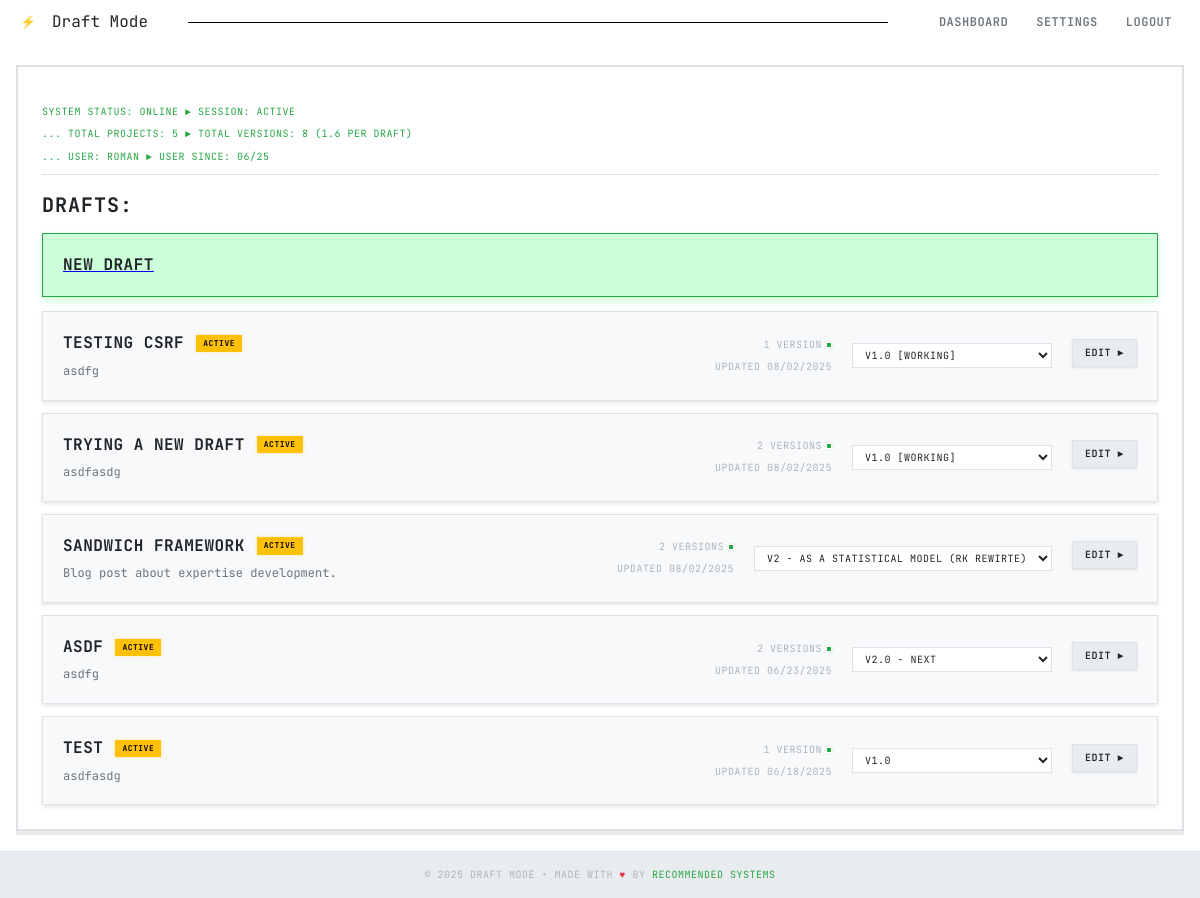
The page /dashboard (signed in) on the database as committed earlier.
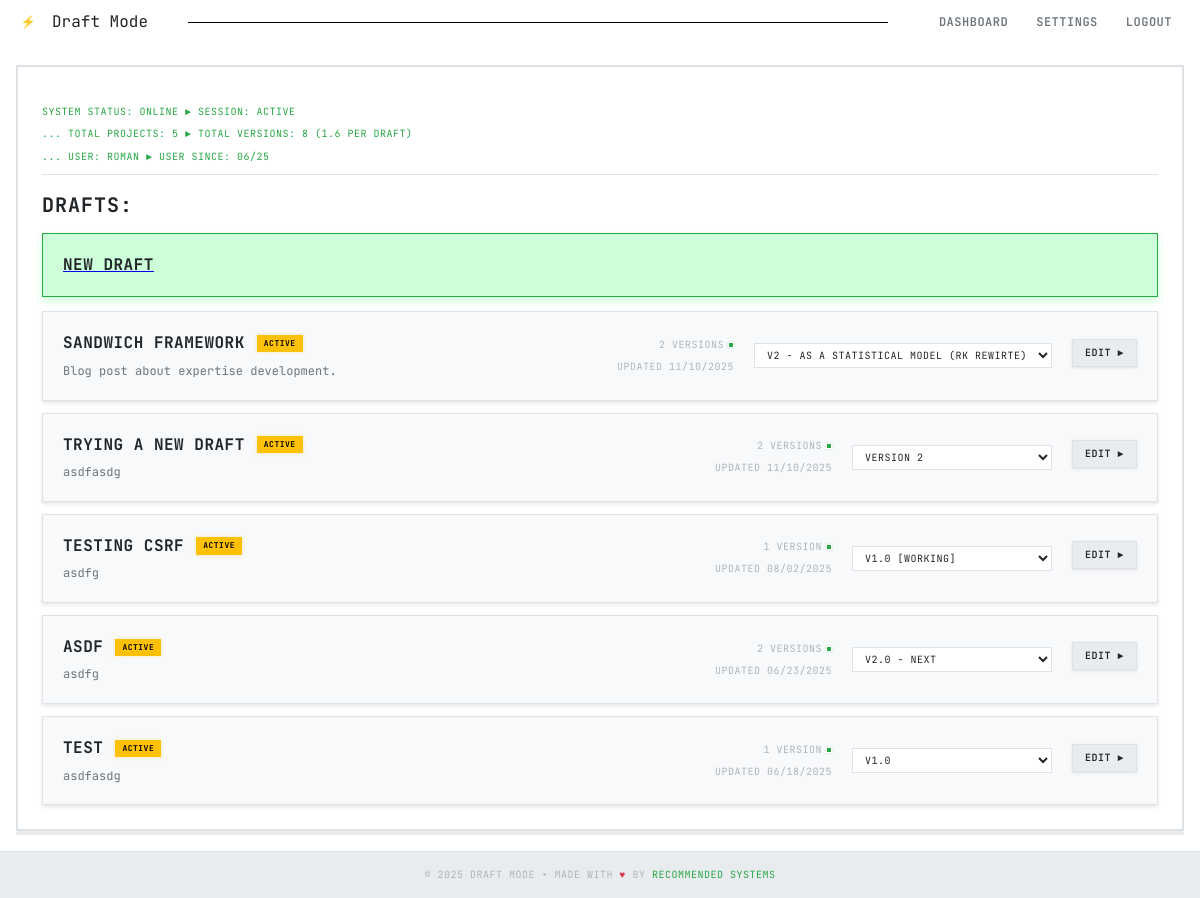
The same page on the database as committed later.
### models.py (models this page shows, shortened)
class User(db.Model):
    __tablename__ = 'users'
    id = db.Column(db.Integer, primary_key=True)
    name = db.Column(db.String(100), nullable=False)
    email = db.Column(db.String(120), unique=True, nullable=False, index=True)
    password_hash = db.Column(db.String(200), nullable=False)
    created_at = db.Column(db.DateTime, default=datetime.utcnow)
    updated_at = db.Column(db.DateTime, default=datetime.utcnow, onupdate=datetime.utcnow)
    blog_drafts = db.relationship('BlogDraft', backref='author', lazy=True, cascade='all, delete-orphan')
    @property
    def total_versions(self):
        return sum(len(draft.versions) for draft in self.blog_drafts)

class BlogDraft(db.Model):
    __tablename__ = 'blog_drafts'
    id = db.Column(db.Integer, primary_key=True)
    title = db.Column(db.String(200), nullable=False)
    description = db.Column(db.Text)
    user_id = db.Column(db.Integer, db.ForeignKey('users.id'), nullable=False)
    created_at = db.Column(db.DateTime, default=datetime.utcnow)
    updated_at = db.Column(db.DateTime, default=datetime.utcnow, onupdate=datetime.utcnow)
    versions = db.relationship('DraftVersion', backref='blog_draft', lazy=True, cascade='all, delete-orphan', order_by='DraftVersion.created_at.desc()')

### routes/main.py (the view)
@main_bp.route('/dashboard')
@login_required
def dashboard():
    user = get_current_user()
    drafts = BlogDraft.query.filter_by(user_id=user.id).order_by(BlogDraft.updated_at.desc()).all()
    return render_template('dashboard.html', user=user, drafts=drafts)

### templates/dashboard.html (shortened to what this page needs)
{% extends "base.html" %}
{% block extra_css %}
<link rel="stylesheet" href="{{ url_for('static', filename='css/dashboard.css') }}">
{% endblock %}
{% block breadcrumb %}
<div class="breadcrumb">
    <span style="color: var(--accent-green); font-size: 10px; text-transform: uppercase; letter-spacing: 0.5px;">
        System Status: Online ► Session: Active <br>
        ... Total Projects: {{ drafts|length }} ► Total Versions: {% set total_versions = 0 %}
            {% for draft in drafts %}
                {% set total_versions = total_versions + draft.versions|length %}
            {% endfor %}
            {{ user.total_versions }}
            {% if drafts|length > 0 %}
                    ({{ "%.1f"|format(user.total_versions / drafts|length) }} per draft)
            {% endif %}<br>
        ... User: {{ user.name }} ► User Since: {{ user.created_at.strftime('%m/%y') }}
    </span>
</div>
{% endblock %}
{% block content %}
{% if drafts %}
<h2>DRAFTS:</h2>
    <div class="drafts-list">
        <a href="{{ url_for('drafts.create_draft') }}">
            <div class="draft-card active" style="background-color: rgba(0, 255, 65, 0.2);">
                <div class="draft-title">New Draft</div>
            </div>
        </a>
        {% for draft in drafts %}
        <div class="draft-card">
            <div class="draft-header">
                <div class="draft-title">
                    {% if draft.versions %}
                        {% set current_version = draft.versions|selectattr('is_current')|first %}
                        {% if current_version %}
                            <a href="{{ url_for('drafts.edit_draft', draft_id=draft.id, version=current_version.id) }}" style="color: inherit; text-decoration: none;">{{ draft.title }}</a>
                        {% else %}
                            <a href="{{ url_for('drafts.edit_draft', draft_id=draft.id) }}" style="color: inherit; text-decoration: none;">{{ draft.title }}</a>
                        {% endif %}
                    {% else %}
                        <a href="{{ url_for('drafts.edit_draft', draft_id=draft.id) }}" style="color: inherit; text-decoration: none;">{{ draft.title }}</a>
                    {% endif %}
                    {% if draft.versions %}
                        {% set has_final = false %}
                        {% set has_review = false %}
                        {% set has_working = false %}
                        {% for version in draft.versions %}
                            {% if version.tag == 'final' %}
                                {% set has_final = true %}
                            {% elif version.tag == 'ready_for_review' %}
                                {% set has_review = true %}
                            {% elif version.tag == 'working' %}
                                {% set has_working = true %}
                            {% endif %}
                        {% endfor %}
                        {% if has_final %}
                            <span class="draft-status final">Final</span>
                        {% elif has_review %}
                            <span class="draft-status active" style="background: var(--accent-blue); box-shadow: 0 0 4px var(--accent-blue);">Review</span>
                        {% elif has_working %}
                            <span class="draft-status active" style="background: var(--accent-purple); box-shadow: 0 0 4px var(--accent-purple);">Working</span>
                        {% else %}
                            <span class="draft-status active">Active</span>
                        {% endif %}
                    {% else %}
                        <span class="draft-status empty">Empty</span>
                    {% endif %}
                </div>
                {% if draft.description %}
                    <div class="draft-description">{{ draft.description }}</div>
                {% else %}
                    <div class="draft-description" style="font-style: italic; color: var(--text-muted);">
                        No description provided
                    </div>
                {% endif %}
            </div>
            <div class="draft-meta">
                <div class="draft-versions">
                    <span>{{ draft.versions|length }} version{{ 's' if draft.versions|length != 1 else '' }}</span>
                    <div class="version-indicator"></div>
                </div>
                <div>Updated {{ draft.updated_at.strftime('%m/%d/%Y') }}</div>
            </div>
            <div class="draft-actions">
                {% if draft.versions|length > 0 %}
                    <select class="version-selector" onchange="editVersion({{ draft.id }}, this.value)">
                        {% for version in draft.versions %}
                            <option value="{{ version.id }}" {% if version.is_current %}selected{% endif %}>
                                {% if version.tag and version.tag != 'draft' %}
                                    {% if version.tag == 'final' %}
                                        {{ version.version_name }} [FINAL]
                                    {% elif version.tag == 'ready_for_review' %}
                                        {{ version.version_name }} [REVIEW]
                                    {% elif version.tag == 'working' %}
                                        {{ version.version_name }} [WORKING]
                                    {% else %}
                                        {{ version.version_name }}
                                    {% endif %}
                                {% else %}
                                    {{ version.version_name }}
                                {% endif %}
                            </option>
                        {% endfor %}
                    </select>
                {% endif %}
            </div>
            <div>
                <a href="{{ url_for('drafts.edit_draft', draft_id=draft.id) }}" class="btn edit-btn">
                    Edit ►
                </a>
            </div>
        </div>
        {% endfor %}
    </div>
{% else %}
    <div class="empty-state">
        <h3>No Drafts Found</h3>
        <p>Ready to start your first writing project?</p>
        <a href="{{ url_for("drafts.create_draft") }}" class="btn primary">Initialize First Draft</a>
    </div>
{% endif %}
{% endblock %}

### templates/base.html (shortened to what this page needs)
<!DOCTYPE html>
<html lang="en" data-theme="{{ session.get('theme', 'light') }}">
<head>
    <link rel="stylesheet" href="{{ url_for('static', filename='css/light-theme.css') }}">
    <link rel="stylesheet" href="{{ url_for('static', filename='css/base.css') }}">
    {% block extra_css %}{% endblock %}
</head>
<body>
    <nav class="top-nav">
        <div class="nav-container">
            <a href="{% if session.user_id %}{{ url_for('main.dashboard') }}{% else %}{{ url_for('main.index') }}{% endif %}" class="nav-brand">
                <div class="title-icon">⚡</div> Draft Mode
            </a>
            <div style="width:70%; display:flex;">
                <div style="height:1px; border-bottom:1px solid black; display:inline-flex; width:90%; margin: 0 auto;"></div>
            </div>
            <div class="nav-menu" id="navMenu">
                {% if session.user_id %}
                    <a href="{{ url_for('main.dashboard') }}" class="nav-link">Dashboard</a>
                    <a href="{{ url_for('settings.profile') }}" class="nav-link">Settings</a>
                    <a href="{{ url_for("auth.logout") }}" class="nav-link">Logout</a>
                {% else %}
                    <a href="{{ url_for("auth.login") }}" class="nav-link">Sign In</a>
                    <a href="{{ url_for("auth.signup") }}" class="nav-link primary">Sign Up</a>
                {% endif %}
            </div>
        </div>
    </nav>
    <div class="main-container">
        {% if request.endpoint != 'drafts.edit_draft' %}
        <div class="content-wrapper">
            <div class="content">
                {% block breadcrumb %}{% endblock %}
                {% block content %}{% endblock %}
            </div>
        </div>
        {% else %}
        {% block breadcrumb_editor %}{% endblock %}
        {% include 'partials/flash_messages.html' %}
        {% block editor_content %}{% endblock %}
        {% endif %}
    </div>
    <footer class="footer">
        <div>
            © 2025 Draft Mode • Made with <span class="footer-heart">♥</span> by
            <a href="#" target="_blank">Recommended Systems</a>
        </div>
    </footer>
</body>
</html>

### static/css/light-theme.css (style rules this page uses)
:root { --bg-primary: #ffffff; --bg-secondary: #f8f9fa; --bg-tertiary: #e9ecef; --text-primary: #212529; --text-secondary: #6c757d; --text-muted: #adb5bd; --border-primary: #dee2e6; --border-secondary: #ced4da; --accent-green: #28a745; --accent-red: #dc3545; --accent-yellow: #ffc107; --accent-blue: #007bff; --accent-purple: #6f42c1; --pixel-size: 2px; --glow-primary: 0 0 10px rgba(40, 167, 69, 0.3); --glow-secondary: 0 0 5px rgba(0, 123, 255, 0.3); --scan-lines: #ffffff; }
[data-theme="light"] .btn { background: var(--bg-tertiary); border: 1px solid var(--border-primary); color: var(--text-primary); box-shadow: 0 1px 3px rgba(0, 0, 0, 0.1); }
[data-theme="light"] .top-nav { background: var(--white); }
[data-theme="light"] .nav-link { color: var(--text-secondary); }
[data-theme="light"] input, [data-theme="light"] textarea, [data-theme="light"] select { background: #ffffff; border: 1px solid var(--border-primary); color: var(--text-primary); }
[data-theme="light"] .content { background: var(--bg-primary); }
[data-theme="light"] .draft-card { background: var(--bg-secondary); border: 1px solid var(--border-primary); box-shadow: 0 2px 4px rgba(0, 0, 0, 0.1); }
[data-theme="light"] .draft-status.active { background: var(--accent-yellow); color: #000000; border-color: var(--accent-yellow); box-shadow: 0 0 4px rgba(255, 193, 7, 0.3); }
[data-theme="light"] .footer { background: var(--bg-tertiary); border-top: 1px solid var(--border-primary); }
[data-theme="light"] .breadcrumb { border-bottom: 1px solid var(--border-primary); }
[data-theme="light"] .version-indicator { background: var(--accent-green); border: 1px solid var(--bg-primary); box-shadow: 0 0 2px rgba(40, 167, 69, 0.3); }
[data-theme="light"] body { background-image: var(--scan-lines); }
[data-theme="light"] h1, [data-theme="light"] h2, [data-theme="light"] h3, [data-theme="light"] h4, [data-theme="light"] h5, [data-theme="light"] h6 { text-shadow: none; }

Rows that differ between the two databases and show on the page:
changed BlogDraft "SANDWICH FRAMEWORK": updated_at "08/02/2025" → "11/10/2025"; moves up the list
changed BlogDraft "TRYING A NEW DRAFT": updated_at "08/02/2025" → "11/10/2025"; value "v1.0 [WORKING]" → "Version 2"; moves down the list
